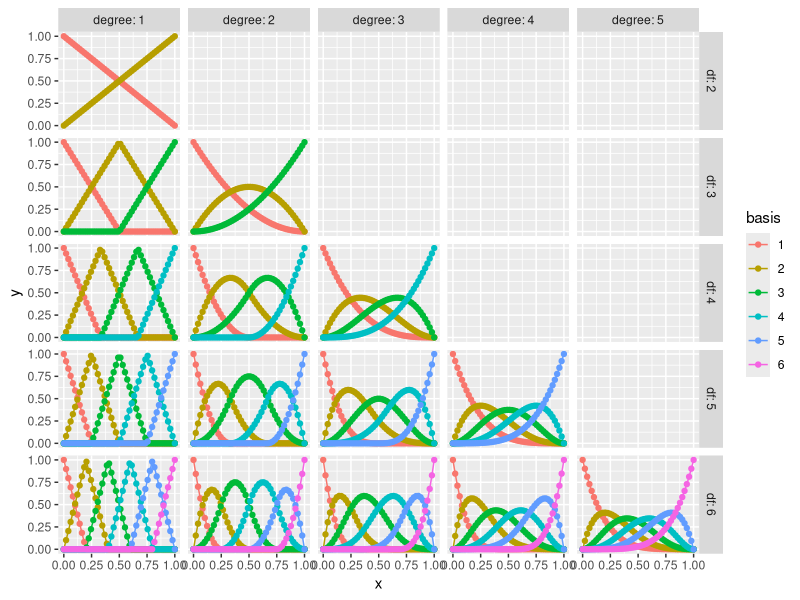
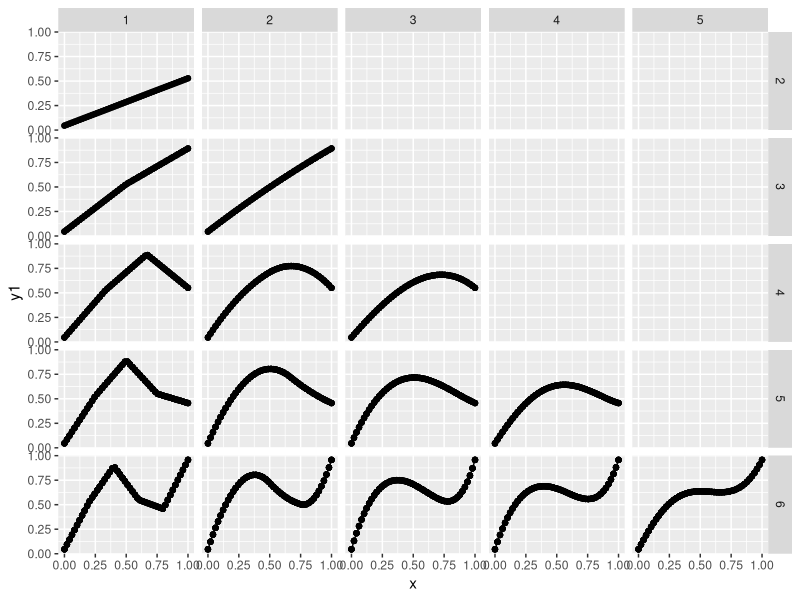

Here is the R script that generated these plots, in order:
## ---- chunk 1
library(tidyverse)
library(splines)
set.seed(123)
## ---- chunk 2
evenly.spread.internal.knots <- function(df, degree) {
  step <- 1 / (df - degree)
  if (step == 1) {
    result <- NULL
  } else {
    result <- seq(step, 1 - step, step)
  }
  return(result)
}
## ---- chunk 3
evenly.spread.knots <- function(df, degree) {
  result <- c(
    rep(0, degree + 1),
    evenly.spread.internal.knots(df, degree),
    rep(1, degree + 1)
  )
  return(result)
}
## ---- chunk 4
basisSpline <- function(x, i, knots, degree) {
  if (x < knots[i]) {
    result <- 0
  } else if (x >= knots[i + degree + 1]) {
    result <- 0
  } else if (degree == 0) {
    result <- 1
  } else {
    d1 <- knots[i + degree] - knots[i]
    w1 <- ifelse(d1 == 0, 0, (x - knots[i]) / d1)
    d2 <- knots[i + degree + 1] - knots[i + 1]
    w2 <- ifelse(d2 == 0, 0, (x - knots[i + degree + 1]) / d2)
    result <- w1 * basisSpline(x, i, knots, degree - 1) - w2 * basisSpline(x, i + 1, knots, degree - 1)
  }
  return(result)
}
## ---- chunk 5
bSpline <- function(x, x.start, x.end, weights, degree) {
  x <- (x - x.start) / (x.end - x.start)
  x <- min(1 - 10 ^ - 9, max(0, x))
  df <- length(weights)
  knots <- evenly.spread.knots(df, degree)
  result <- 0
  for (i in seq(df)) {
    result <- result + weights[i] * basisSpline(x, i, knots, degree)
  }
  return(result)
}
## ---- chunk 6
bSpline2D <- function(x1, x1.start, x1.end, x2, x2.start, x2.end, weights, degree1, degree2) {
  x1 <- (x1 - x1.start) / (x1.end - x1.start)
  x2 <- (x2 - x2.start) / (x2.end - x2.start)
  x1 <- min(1 - 10 ^ - 9, max(0, x1))
  x2 <- min(1 - 10 ^ - 9, max(0, x2))
  df1 <- nrow(weights)
  df2 <- ncol(weights)
  knots1 <- evenly.spread.knots(df1, degree1)
  knots2 <- evenly.spread.knots(df2, degree2)
  result <- 0
  for (i1 in seq(df1)) {
    for (i2 in seq(df2)) {
      result <- result + weights[i1, i2] * basisSpline(x1, i1, knots1, degree1) * basisSpline(x2, i2, knots2, degree2)
    }
  }
  return(result)
}
## ---- chunk 7
bases.data <- tibble(
  df = seq(2, 6)
) %>%
  group_by(df) %>%
  reframe(
    degree = seq(df - 1)
  ) %>%
  group_by(df, degree) %>%
  reframe(
    i = seq(df)
  ) %>%
  group_by(df, degree, i) %>%
  expand_grid(
    x = seq(0, 1 - 10 ^ - 9, length.out = 50)
  ) %>%
  group_by(df, degree, i, x) %>%
  mutate(
    y1 = basisSpline(x, i, evenly.spread.knots(df, degree), degree),
    y2 = c(bs(x = x, knots = evenly.spread.internal.knots(df, degree), df = df, degree = degree, intercept = TRUE, Boundary.knots = c(0, 1))[,i])
  ) %>%
  ungroup()
bases.data
## ---- chunk 8
ggplot() +
  geom_line(
    mapping = aes(
      x = x,
      y = y1,
      col = as.factor(i)
    ),
    data = bases.data
  ) +
  geom_point(
    mapping = aes(
      x = x,
      y = y2,
      col = as.factor(i)
    ),
    data = bases.data
  ) +
  facet_grid(
    rows = vars(paste0("df: ", df)),
    cols = vars(paste0("degree: ", degree))
  ) +
  labs(
    x = "x",
    y = "y",
    col = "basis"
  )
## ---- chunk 9
x <- runif(1, 0, 1)
df <- sample(seq(4, 8), 1)
degree <- sample(seq(2, df - 1), 1)
knots <- evenly.spread.knots(df, degree)
i <- sample(seq(df), 1)
y1 <- basisSpline(x, i, knots, degree)
y2 <- c(bs(x = x, knots = evenly.spread.internal.knots(df, degree), df = df, degree = degree, intercept = TRUE, Boundary.knots = c(0, 1))[,i])
diff <- abs(y1 - y2) < 0.0001
data.frame(
  x = x,
  df = df,
  degree = degree,
  i = i,
  y1 = y1,
  y2 = y2,
  diff = diff
)
## ---- chunk 10
weights <- runif(9)
data2 <- bases.data %>%
  group_by(df, degree, x) %>%
  reframe(
    y1 = bSpline(x, 0, 1, weights[i], unique(degree)),
    y2 = c(bs(x = x, knots = evenly.spread.internal.knots(unique(df), unique(degree)), df = unique(df), degree = unique(degree), intercept = TRUE, Boundary.knots = c(0, 1)) %*% weights[i])
  )
data2
## ---- chunk 11
ggplot() +
  geom_line(
    mapping = aes(
      x = x,
      y = y1
    ),
    data = data2
  ) +
  geom_point(
    mapping = aes(
      x = x,
      y = y2
    ),
    data = data2
  ) +
  facet_grid(
    rows = vars(df),
    cols = vars(degree)
  )
## ---- chunk 12
x.start <- runif(1, -2, 3)
x.end <- x.start + runif(1, 0.1, 3)
x <- runif(1, x.start, x.end)
df <- sample(seq(4, 8), 1)
degree <- sample(seq(2, df - 1), 1)
weights <- runif(df)
y1 <- bSpline(x, x.start, x.end, weights, degree)
y2 <- c(bs(x = x, knots = x.start + (x.end - x.start) * evenly.spread.internal.knots(df, degree), df = df, degree = degree, intercept = TRUE, Boundary.knots = c(x.start, x.end)) %*% weights)
diff <- abs(y1 - y2) < 0.0001
data.frame(
  x.start = x.start,
  x.end = x.end,
  x = x,
  df = df,
  degree = degree,
  y1 = y1,
  y2 = y2,
  diff = diff
)
## ---- chunk 13
x1.start <- runif(1, -2, 3)
x2.start <- runif(1, -2, 3)
x1.end <- x1.start + runif(1, 0.1, 3)
x2.end <- x2.start + runif(1, 0.1, 3)
x1 <- runif(1, x1.start, x1.end)
x2 <- runif(1, x2.start, x2.end)
df1 <- sample(seq(4, 8), 1)
df2 <- sample(seq(4, 8), 1)
degree1 <- sample(seq(2, df1 - 1), 1)
degree2 <- sample(seq(2, df2 - 1), 1)
weights.matrix <- matrix(runif(df1 * df2), df1, df2)
y1 <- bSpline2D(x1, x1.start, x1.end, x2, x2.start, x2.end, weights.matrix, degree1, degree2)
y2 <- c(bs(x = x1, knots = x1.start + (x1.end - x1.start) * evenly.spread.internal.knots(df1, degree1), df = df1, degree = degree1, intercept = TRUE, Boundary.knots = c(x1.start, x1.end)) %*% weights.matrix %*% c(bs(x = x2, knots = x2.start + (x2.end - x2.start) * evenly.spread.internal.knots(df2, degree2), df = df2, degree = degree2, intercept = TRUE, Boundary.knots = c(x2.start, x2.end))))
diff <- abs(y1 - y2) < 0.0001
data.frame(
  x1.start = x1.start,
  x2.start = x2.start,
  x1.end = x1.end,
  x2.end = x2.end,
  x1 = x1,
  x2 = x2,
  df1 = df1,
  df2 = df2,
  degree1 = degree1,
  degree2 = degree2,
  y1 = y1,
  y2 = y2,
  diff = diff
)
